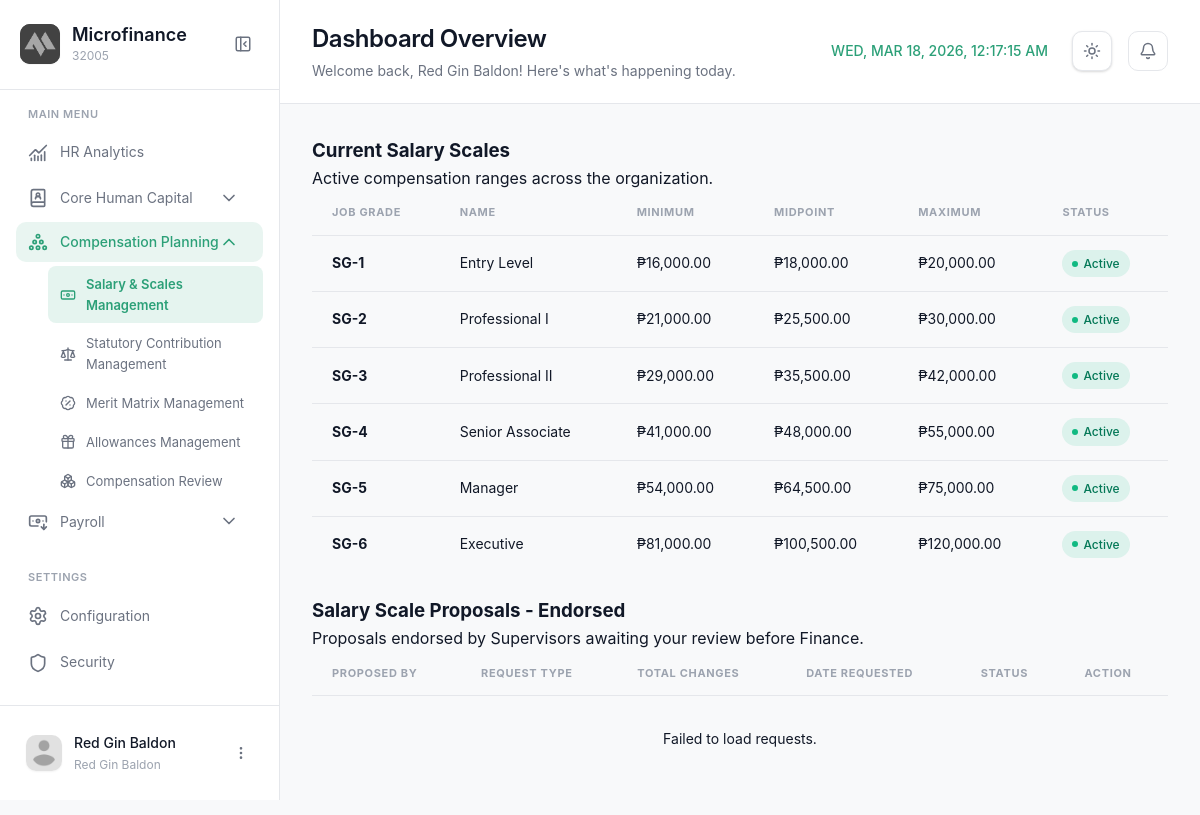
Page /modules/manager/salarymgt.php (signed in) on the earlier database version.
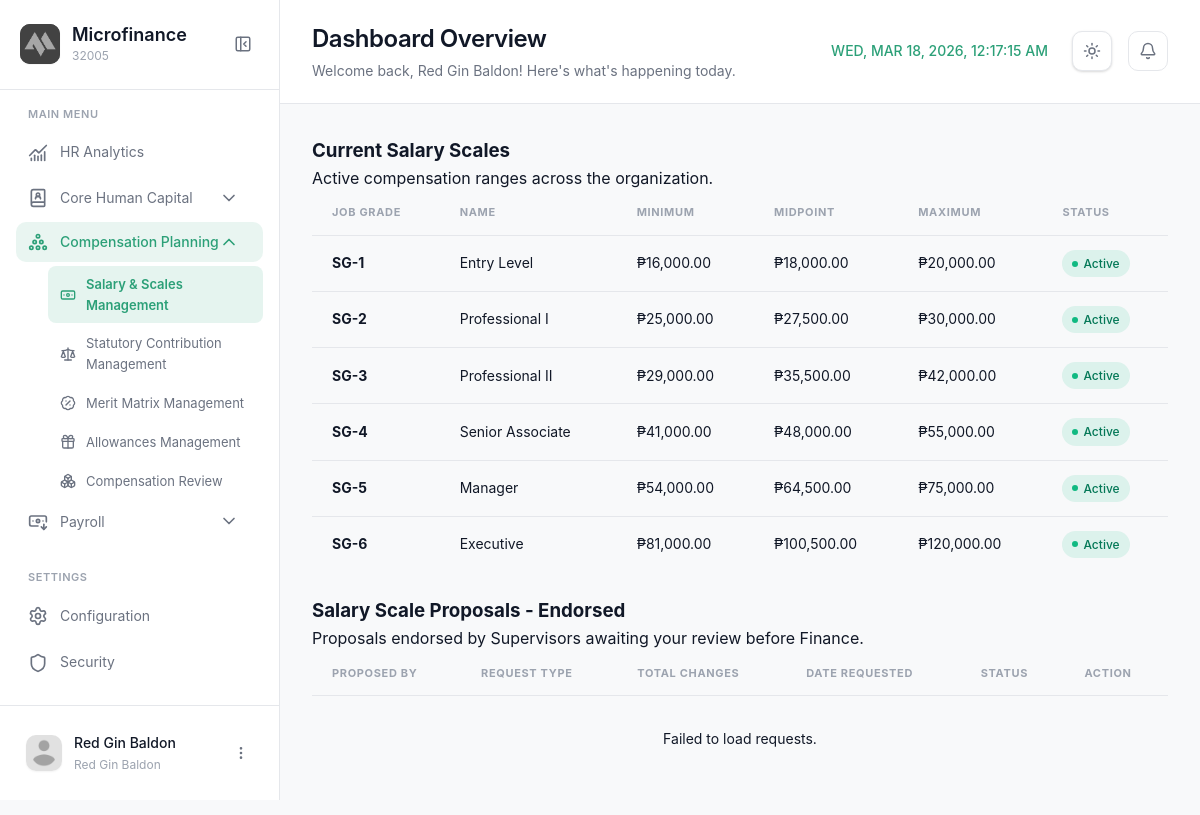
Same page on the later database version.
### tables this page shows
CREATE TABLE `salary_grades` (
  `SalaryGradeID` int(11) NOT NULL,
  `period_id` int(11) DEFAULT NULL,
  `GradeLevel` varchar(10) NOT NULL,
  `GradeName` varchar(100) DEFAULT NULL,
  `MinSalary` decimal(15,2) NOT NULL,
  `MaxSalary` decimal(15,2) NOT NULL,
  `MidSalary` decimal(15,2) GENERATED ALWAYS AS ((`MinSalary` + `MaxSalary`) / 2) STORED,
  `Currency` varchar(10) DEFAULT 'PHP',
  `IsActive` tinyint(1) DEFAULT 1,
  `CreatedAt` timestamp NOT NULL DEFAULT current_timestamp(),
  `UpdatedAt` timestamp NULL DEFAULT NULL ON UPDATE current_timestamp(),
  `Description` varchar(255) DEFAULT NULL
);

### modules/manager/salarymgt.php (the view, shortened to what the changed rows need)
<?php
require_once '../../config/config.php';
$sql_grades = "SELECT * FROM salary_grades ORDER BY GradeLevel ASC";
$res_grades = $conn->query($sql_grades);
$salary_grades = [];
if ($res_grades) {
    while ($row = $res_grades->fetch_assoc()) {
        $salary_grades[] = $row;
    }
}
?>
<!DOCTYPE html>
<html lang="en">
<head>
  <link rel="stylesheet" href="../../css/salaryscales.css?v=1.2">
  <link rel="stylesheet" href="../../css/notifications.css?v=1.1">
</head>
<body>
  <aside class="sidebar" id="sidebar">
    <div class="sidebar-header">
      <div class="logo-container">
        <div class="logo-text">
          <h2 class="app-name">Microfinance</h2>
        </div>
      </div>
    </div>
  </aside>
  <main class="main-content">
    <header class="page-header">
      <div class="header-left">
        <div class="header-title">
          <h1>Dashboard Overview</h1>
        </div>
      </div>
    </header>
    <div class="content-wrapper">
        <div class="content-card">
            <div class="card-body">
                <div class="data-table">
                    <table id="currentScalesTable">
                        <thead>
                            <tr>
                                <th>Job Grade</th>
                                <th>Name</th>
                                <th>Minimum</th>
                                <th>Midpoint</th>
                                <th>Maximum</th>
                                <th>Status</th>
                            </tr>
                        </thead>
                        <tbody>
                            <?php foreach ($salary_grades as $grade):
                                $mid = ($grade['MinSalary'] + $grade['MaxSalary']) / 2;
                            ?>
                            <tr data-id="<?php echo $grade['SalaryGradeID']; ?>">
                                <td><strong><?php echo htmlspecialchars($grade['GradeLevel']); ?></strong></td>
                                <td><?php echo htmlspecialchars($grade['GradeName']); ?></td>
                                <td>&#8369;<?php echo number_format($grade['MinSalary'], 2); ?></td>
                                <td><span class="text-muted">&#8369;<?php echo number_format($mid, 2); ?></span></td>
                                <td>&#8369;<?php echo number_format($grade['MaxSalary'], 2); ?></td>
                                <td>
                                    <?php if($grade['IsActive']): ?>
                                        <span class="badge badge-success">Active</span>
                                    <?php else: ?>
                                        <span class="badge badge-secondary">Inactive</span>
                                    <?php endif; ?>
                                </td>
                            </tr>
                            <?php endforeach; ?>
                        </tbody>
                    </table>
                </div>
            </div>
        </div>
        <div class="content-card" style="margin-top: 24px;">
            <div class="card-body">
                <div class="data-table">
                    <table id="endorsedProposalsTable">
                        <thead>
                            <tr>
                                <th>Proposed By</th>
                                <th>Request Type</th>
                                <th>Total Changes</th>
                                <th>Date Requested</th>
                                <th>Status</th>
                                <th>Action</th>
                            </tr>
                        </thead>
                    </table>
                </div>
            </div>
        </div>
    </div>
  </main>
</body>
</html>

Differences in the rows shown:
changed salary_grades "SG-2": MinSalary "21,000.00" → "25,000.00"; mid "25,500.00" → "27,500.00"
